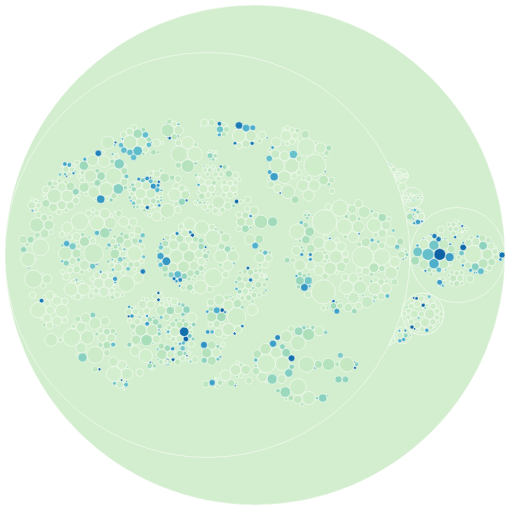

Notebook cell for this chart:
### Markdown cell above
Another perspective is to see how old is each file to get a sense of what has not been touched for a while.  The stronger the blue tint is, the older the file is. The size of the circle is proportional to the nuber of line in the file.

### Code cell
ages = cm.get_ages(log).merge(loc_sl)
desc = cm.vega.vis_ages(ages, height=500, width=500)
Vega(desc)

### Figure 1 — Vega specification as saved in the notebook (floating-point values rounded to 4 significant figures; data arrays with more than 128 entries replaced by an {"elided": "..."} marker saying what was removed)
{"$schema": "https://vega.github.io/schema/vega/v4.json", "autosize": "none", "data": [{"name": "tree", "transform": [{"key": "id", "parentKey": "parent", "type": "stratify"}, {"field": "size", "size": [{"signal": "width"}, {"signal": "height"}], "sort": {"field": "value", "order": "descending"}, "type": "pack"}], "values": {"elided": "1485 records"}}], "height": 500, "marks": [{"encode": {"enter": {"fill": {"field": "intensity", "scale": "color"}, "shape": {"value": "circle"}, "tooltip": {"signal": "datum.path + (datum.intensity ? ', ' + datum.intensity + ' days' : '') + (datum.size ? ', ' + datum.size + ' loc' : '')"}}, "hover": {"stroke": {"value": "black"}, "strokeWidth": {"value": 2}}, "update": {"size": {"signal": "4 * datum.r * datum.r"}, "stroke": {"value": "white"}, "strokeWidth": {"value": 0.5}, "x": {"field": "x"}, "y": {"field": "y"}}}, "from": {"data": "tree"}, "type": "symbol"}], "padding": 5, "scales": [{"domain": {"data": "tree", "field": "intensity"}, "domainMin": 0, "name": "color", "range": {"scheme": "greenblue"}, "type": "linear"}], "width": 500}
